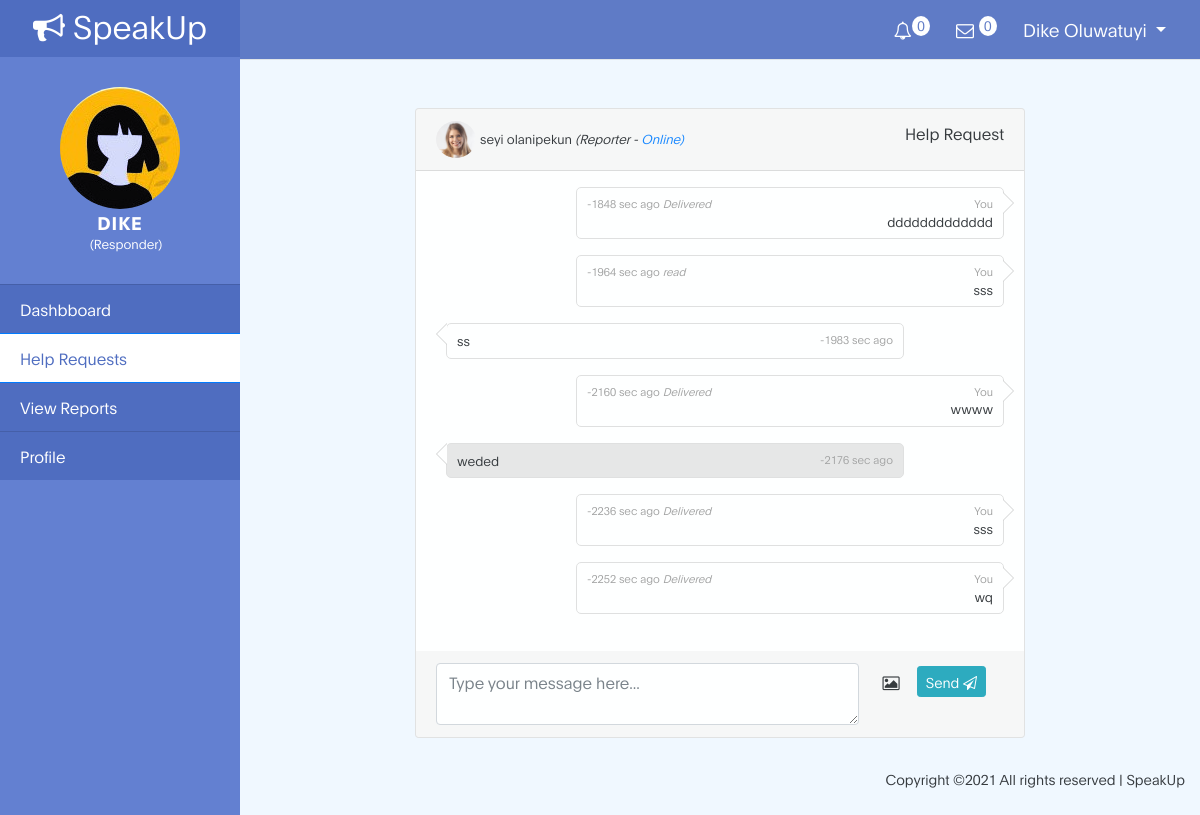
/app/help.php (signed in), run on the app's committed database.
### tables this page shows
CREATE TABLE `users` (
  `user_id` int(11) NOT NULL,
  `user_type` text NOT NULL,
  `assigned` int(11) NOT NULL,
  `lastname` text NOT NULL,
  `firstname` text NOT NULL,
  `email` text NOT NULL,
  `phone` text DEFAULT NULL,
  `gender` text DEFAULT NULL,
  `status` text NOT NULL,
  `badge` text NOT NULL,
  `dob` date DEFAULT NULL,
  `state` text DEFAULT NULL,
  `address` text DEFAULT NULL,
  `occupation` text DEFAULT NULL,
  `organization` text DEFAULT NULL,
  `position` text DEFAULT NULL,
  `cv` varchar(225) DEFAULT NULL,
  `motive` text DEFAULT NULL,
  `password` varchar(225) NOT NULL,
  `date_reg` datetime NOT NULL
);

CREATE TABLE `chats` (
  `chat_id` int(11) NOT NULL,
  `sender` int(11) NOT NULL,
  `receiver` int(11) NOT NULL,
  `message` text NOT NULL,
  `label` text NOT NULL,
  `status` text NOT NULL,
  `file` varchar(225) NOT NULL,
  `date_sent` datetime NOT NULL
);

### functions.php (called while the page is built, shortened)
<?php
function test_input($text){
   $text = trim($text);
   $text = strip_tags($text);
   $text = stripslashes($text);
   return $text;
}
function time_Ago($time) {
    $time = strtotime($time);
    $diff     = time() - $time;
    $sec     = $diff;
    $min     = round($diff / 60 );
    $hrs     = round($diff / 3600);
    if($sec <= 60) {
        $date = "$sec sec ago";
   }
   else if($hrs <= 24) {
    if($hrs == 1) {
       $date = "an hour ago";
   }
   else {
       $date ="$hrs hours ago";
   }
}
return $date;
}
?>

### app/help.php (the view, shortened to what this page needs)
<?php
include_once '../functions.php';
if (isset($_SESSION['user_id']) && isset($_SESSION['user_type'])) {
  $user_id = preg_replace('#[^0-9]#','',$_SESSION['user_id']);
  $user_type = test_input($_SESSION["user_type"]);
  $stmt = $conn->prepare("SELECT lastname, firstname FROM users WHERE user_id = ?");
  $stmt->bind_param("i", $user_id);
  $stmt->execute();
  $stmt->store_result();
  $stmt->bind_result($lastname, $firstname);
}else{
  $_SESSION['msg'] ='You must login first';
  header('location: ../login');
  exit();
}
?>
<!DOCTYPE html>
<html lang="en">
<head>
 <link rel="stylesheet" href="../css/bootstrap.min.css">
 <link rel="stylesheet" href="../css/font-awesome.min.css">
 <link href="../css/bootstrap-sidebar.min.css" rel="stylesheet">
 <link href="../css/app.css" rel="stylesheet">
</head>
<body onload="scroll_message()">
  <div class="d-flex" id="wrapper">
    <div id="sidebar-wrapper">
      <div class="sidebar-heading"><a href="../"> <i class="fa fa-bullhorn"></i> SpeakUp</a></div>
      <div class="round">
        <img class="img-fluid avatar" src="../images/avatar.jpg">
        <h4 class="type"> <?php echo $firstname; ?></h4>
        <small>(<?php echo ucfirst($user_type); ?>)</small>
      </div>
      <div class="list-group list-group-flush">
        <?php
        if ($user_type == 'responder') {?>
          <a href="responder" class="list-group-item list-group-item-action">Dashbboard</a>
          <a href="help" class="list-group-item list-group-item-action active">Help Requests</a>
          <a href="view-reports" class="list-group-item list-group-item-action">View Reports</a>
          <a href="Profile" class="list-group-item list-group-item-action">Profile</a>
      <?php } ?>
    </div>
  </div>
  <div id="page-content-wrapper">
    <?php include_once 'includes/navbar.php'; ?>
    <div class="container-fluid">
      <div class="row">
        <div class="offset-md-2 col-md-8 pt-5">
          <div class="card my-scroll-border">
            <div class="card-header">
              <?php
              if($user_type == 'responder'){
               $Ruser_type = 'reporter';
              $stmt = $conn->prepare("SELECT sender FROM chats WHERE receiver = ? ");
              $stmt->bind_param("i", $user_id);
              $stmt->execute();
              $stmt->store_result();
              $stmt->bind_result($sender);
              $stmt = $conn->prepare("SELECT lastname, firstname FROM users WHERE user_id = ? ");
              $stmt->bind_param("i", $sender);
              $stmt->execute();
              $stmt->store_result();
              $stmt->bind_result($Rlastname, $Rfirstname);
	          }
              ?>
              <span class="pull-left"><img src="../images/profile-image.jpg">
                <small>
                  <?php echo $Rfirstname.' '.$Rlastname; ?> <i>(<?php echo ucfirst($Ruser_type); ?> -</i><i class="text-primary"> Online)</i>
                </small>
              </span>
              <span class="pull-right">Help Request</span>
            </div>
            <div class="card-body my-scroll-div">
              <ul class="chats" id="chats">
                <?php
                $stmt = $conn->prepare("SELECT receiver, message, label, status, file, date_sent FROM chats WHERE sender = ? OR receiver = ? ORDER BY chat_id ASC");
                $stmt->bind_param("ii", $user_id, $user_id);
                $stmt->execute();
                $stmt->store_result();
                $stmt->bind_result($receiver, $message, $label, $status, $file, $date_sent);
                if($stmt->num_rows > 0 ) {
                  while ($stmt->fetch()) {
                    $unread_message = '';
                    if($user_type == 'responder' and $status == 'unread' and $label == 'outbox' ) {
                     $unread_message = 'style="background: rgba(0,0,0,0.1);"';
                   }
                   if ($status == 'unread') {
                     $status = 'Delivered';
                   }
                   $date_sent=time_Ago($date_sent);
                   $attachment ='';
                   if($label == 'outbox'){
                    if($user_type == 'responder'){
                      $html = '<li class="help-row by-other">
                      <div class="chat-content" '.$unread_message.'> <div class="chat-meta">
                      <span class="pull-right">'.$date_sent.'</span> </div>
                      <div style="text-align:justify;" class="pull-left text-left">'.$attachment.$message.'</div>
                      <div class="clearfix"></div></div>
                      </li>';
                    }
                  }else{
                   if($user_type == 'responder'){
                    $html = '<li class="help-row by-me">
                    <div class="chat-content" '.$unread_message.'> <div class="chat-meta">'.$date_sent.' <i>'.$status.'</i>
                    <span class="pull-right">You</span> </div>
                    <div style="text-align:justify;" class="pull-right text-right">'.$attachment.$message.'</div>
                    <div class="clearfix"></div></div>
                    </li>';
                  }
                }
                echo $html;
              }} else{
                echo '<small class="text-center"><i>You have no new messages...</i></small>';
              }
              ?>
            </ul>
          </div>
          <div class="card-footer my-scroll-footer">
           <form class="form-horizontal" method="POST" action="">
            <div class="form-row">
              <div class="col-md-9">
                <textarea required="required" id="help-message" type="text" class="form-control" placeholder="Type your message here..."></textarea>
              </div>
              <div class="col-md-3">
                <button type="button" class="btn btn-default"><i class="fa fa-image"></i></button>
                <button type="button" id="reply-message"  class="btn btn-info btn-sm">Send <i class="fa fa-send-o"></i></button>
              </div>
            </div>
          </form>
        </div>
      </div>
    </div>
  </div>
</div>
<div class="text-right container-fluid">
  <div class="credits">
    Copyright &copy;<script>document.write(new Date().getFullYear());</script> All rights reserved | SpeakUp
  </div>
</div>
</div>
</div>
</body>
</html>

### app/includes/navbar.php (shortened to what this page needs)
<nav class="navbar navbar-expand-lg navbar-lght border-bottom">
  <div class="collapse navbar-collapse" id="navbarSupportedContent">
    <ul class="navbar-nav notification-row ml-auto mt-2 mt-lg-0">
      <li class="nav-item dropdown">
        <a class="nav-link" href="#" id="notificationDropdown" role="button" data-toggle="dropdown" aria-haspopup="true" aria-expanded="false"><i class="fa fa-bell-o"></i><span class="badge" id="unread_notification">0</span></a>
        </li>
      <li class="nav-item dropdown">
        <a class="nav-link" href="#" id="messageDropdown" role="button" data-toggle="dropdown" aria-haspopup="true" aria-expanded="false"><i class="fa fa-envelope-o"></i> <span class="badge" id="unread_message">0</span> </a>
        </li>
      <li class="nav-item dropdown">
        <a class="nav-link dropdown-toggle text-capitalize" href="#" id="navbarDropdown" role="button" data-toggle="dropdown" aria-haspopup="true" aria-expanded="false">
        <?php echo strtolower($firstname.' '.$lastname); ?>
        </a>
      </li>
    </ul>
  </div>
</nav>

### data on the page
users: firstname "DIKE", firstname+lastname "Dike Oluwatuyi"
users: firstname "seyi", lastname "olanipekun"
chats: date_sent "-1848 sec ago", status "Delivered", message "ddddddddddddd"
chats: date_sent "-1964 sec ago", status "read", message "sss"
chats: date_sent "-1983 sec ago", message "ss"
chats: date_sent "-2160 sec ago", status "Delivered", message "wwww"
chats: date_sent "-2176 sec ago", message "weded"
chats: date_sent "-2236 sec ago", status "Delivered", message "sss"
chats: date_sent "-2252 sec ago", status "Delivered", message "wq"

### other printed values
$user_type "Responder"
$Ruser_type "Reporter"
